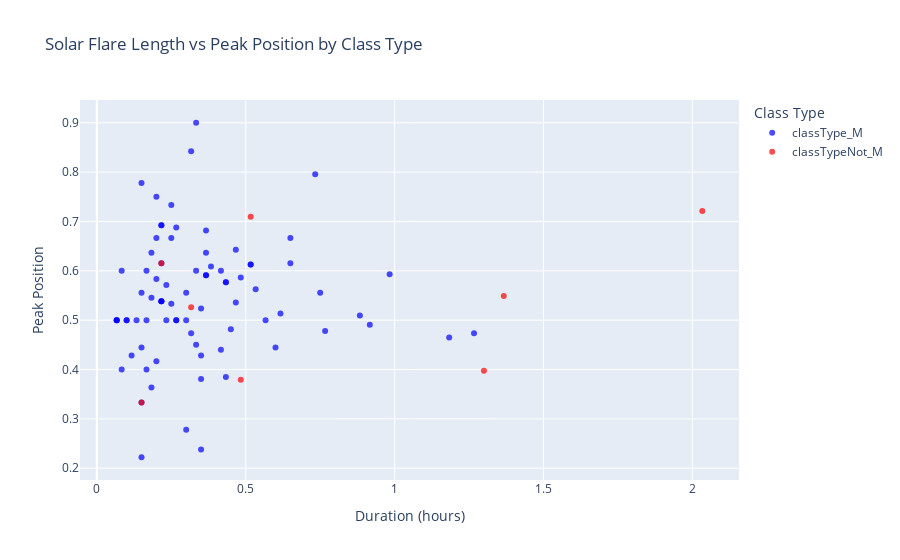

Notebook code cell kept with this figure:
### Code cell
# melting the dataframe from wide rows to long columns
df_sorted = df.melt(id_vars=['flrID', 'peakPosition', 'length'], value_vars=['classType_M', 'classTypeNot_M'], var_name='ClassType', value_name='Presence')

# filter the dataframe to only include rows where the class type is present
df_sorted = df_sorted[df_sorted['Presence'] == 1]

# convert length to hours so it can be represented as a floating-point
df_sorted['length_hours'] = df_sorted['length'].dt.total_seconds() / 3600

# assign colors based on class type to be called later in figure
color_map = {'classType_M': 'blue', 'classTypeNot_M': 'red'}

# create the scatter plot
fig = px.scatter(
    df_sorted,
    x='length_hours',
    y='peakPosition',
    color='ClassType',
    hover_name='flrID',
    title='Solar Flare Length vs Peak Position by Class Type',
    labels={
        'length_hours': 'Duration (hours)',
        'peakPosition': 'Peak Position',
        'ClassType': 'Class Type'
    },
    color_discrete_map=color_map,
    opacity=0.7
)

fig.show()

### Figure 1 — Plotly figure (JSON) as saved in the notebook; plotly's stock layout.template omitted (floating-point values rounded to 4 significant figures)
{"data": [{"hovertemplate": "<b>%{hovertext}</b><br><br>Class Type=classType_M<br>Duration (hours)=%{x}<br>Peak Position=%{y}<extra></extra>", "hovertext": ["2024-09-22T21:12:00-FLR-001", "2024-09-23T14:23:00-FLR-001", "2024-09-25T22:57:00-FLR-001", "2024-09-26T22:58:00-FLR-001", "2024-09-29T12:49:00-FLR-001", "2024-09-29T14:09:00-FLR-001", "2024-09-29T14:31:00-FLR-001", "2024-09-30T23:37:00-FLR-001", "2024-10-01T14:41:00-FLR-001", "2024-10-01T18:52:00-FLR-001", "2024-10-02T01:43:00-FLR-001", "2024-10-02T02:31:00-FLR-001", "2024-10-02T05:30:00-FLR-001", "2024-10-02T06:19:00-FLR-001", "2024-10-02T13:22:00-FLR-001", "2024-10-02T19:58:00-FLR-001", "2024-10-02T20:27:00-FLR-001", "2024-10-03T02:23:00-FLR-001", "2024-10-03T03:22:00-FLR-001", "2024-10-03T08:10:00-FLR-001", "2024-10-03T08:30:00-FLR-001", "2024-10-03T09:19:00-FLR-001", "2024-10-03T12:00:00-FLR-001", "2024-10-03T17:18:00-FLR-001", "2024-10-03T19:18:00-FLR-001", "2024-10-03T20:09:00-FLR-001", "2024-10-03T21:39:00-FLR-001", "2024-10-03T23:26:00-FLR-001", "2024-10-04T00:09:00-FLR-001", "2024-10-04T04:36:00-FLR-001", "2024-10-04T05:30:00-FLR-001", "2024-10-04T10:58:00-FLR-001", "2024-10-04T20:55:00-FLR-001", "2024-10-04T22:04:00-FLR-001", "2024-10-05T00:07:00-FLR-001", "2024-10-05T08:18:00-FLR-001", "2024-10-05T08:37:00-FLR-001", "2024-10-05T20:33:00-FLR-001", "2024-10-05T23:10:00-FLR-001", "2024-10-06T00:09:00-FLR-001", "2024-10-06T01:30:00-FLR-001", "2024-10-06T15:14:00-FLR-001", "2024-10-06T16:41:00-FLR-001", "2024-10-06T18:52:00-FLR-001", "2024-10-06T20:52:00-FLR-001", "2024-10-07T18:03:00-FLR-001", "2024-10-08T01:01:00-FLR-001", "2024-10-08T08:43:00-FLR-001", "2024-10-09T05:41:00-FLR-001", "2024-10-09T22:59:00-FLR-001", "2024-10-10T11:47:00-FLR-001", "2024-10-10T12:10:00-FLR-001", "2024-10-10T12:22:00-FLR-001", "2024-10-10T16:51:00-FLR-001", "2024-10-10T21:54:00-FLR-001", "2024-10-11T15:48:00-FLR-001", "2024-10-11T16:07:00-FLR-001", "2024-10-11T22:50:00-FLR-001", "2024-10-14T00:04:00-FLR-001", "2024-10-14T13:22:00-FLR-001", "2024-10-15T02:02:00-FLR-001", "2024-10-15T02:23:00-FLR-001", "2024-10-15T10:00:00-FLR-001", "2024-10-15T18:00:00-FLR-001", "2024-10-15T18:28:00-FLR-001", "2024-10-16T03:12:00-FLR-001", "2024-10-16T03:21:00-FLR-001", "2024-10-16T03:28:00-FLR-001", "2024-10-16T03:38:00-FLR-001", "2024-10-16T04:57:00-FLR-001", "2024-10-16T13:12:00-FLR-001", "2024-10-16T14:29:00-FLR-001", "2024-10-16T14:51:00-FLR-001", "2024-10-17T02:12:00-FLR-001", "2024-10-17T04:53:00-FLR-001", "2024-10-18T17:28:00-FLR-001", "2024-10-18T19:27:00-FLR-001", "2024-10-18T23:13:00-FLR-001", "2024-10-19T06:48:00-FLR-001", "2024-10-19T14:27:00-FLR-001"], "legendgroup": "classType_M", "marker": {"color": "blue", "opacity": 0.7, "symbol": "circle"}, "mode": "markers", "name": "classType_M", "orientation": "v", "showlegend": true, "type": "scatter", "x": [0.8833, 1.183, 0.4333, 0.3667, 0.15, 0.3667, 0.25, 0.7667, 0.25, 0.75, 0.2167, 0.2, 0.2667, 0.15, 0.6, 0.4833, 0.65, 0.4167, 0.6167, 0.3333, 0.1833, 0.06667, 0.08333, 0.15, 0.1, 0.5167, 0.15, 0.06667, 0.2667, 0.5167, 0.1833, 0.3, 0.3, 0.2333, 0.2, 0.3167, 0.2167, 0.2167, 0.3, 0.3333, 0.5667, 0.1833, 0.1667, 0.2, 0.9167, 0.9833, 0.06667, 0.2333, 0.35, 0.3667, 0.3833, 0.2, 0.1, 0.35, 1.267, 0.3167, 0.65, 0.7333, 0.45, 0.4667, 0.35, 0.1333, 0.1667, 0.4667, 0.1667, 0.15, 0.08333, 0.1167, 0.35, 0.5333, 0.4333, 0.3667, 0.2167, 0.4333, 0.3333, 0.2167, 0.2667, 0.4167, 0.25, 0.2167], "xaxis": "x", "y": [0.5094, 0.4648, 0.5769, 0.6364, 0.4444, 0.6818, 0.6667, 0.4783, 0.7333, 0.5556, 0.6923, 0.6667, 0.5, 0.5556, 0.4444, 0.5862, 0.6154, 0.44, 0.5135, 0.9, 0.5455, 0.5, 0.6, 0.3333, 0.5, 0.6129, 0.2222, 0.5, 0.5, 0.6129, 0.3636, 0.2778, 0.5, 0.5, 0.4167, 0.4737, 0.5385, 0.5385, 0.5556, 0.45, 0.5, 0.6364, 0.4, 0.5833, 0.4909, 0.5932, 0.5, 0.5714, 0.2381, 0.5909, 0.6087, 0.75, 0.5, 0.4286, 0.4737, 0.8421, 0.6667, 0.7955, 0.4815, 0.5357, 0.5238, 0.5, 0.6, 0.6429, 0.5, 0.7778, 0.4, 0.4286, 0.381, 0.5625, 0.5769, 0.5909, 0.6923, 0.3846, 0.6, 0.6154, 0.6875, 0.6, 0.5333, 0.5385], "yaxis": "y"}, {"hovertemplate": "<b>%{hovertext}</b><br><br>Class Type=classTypeNot_M<br>Duration (hours)=%{x}<br>Peak Position=%{y}<extra></extra>", "hovertext": ["2024-09-26T19:41:00-FLR-001", "2024-09-29T05:26:00-FLR-001", "2024-10-01T21:58:00-FLR-001", "2024-10-03T12:08:00-FLR-001", "2024-10-07T19:02:00-FLR-001", "2024-10-07T19:31:00-FLR-001", "2024-10-09T01:25:00-FLR-001", "2024-10-09T15:44:00-FLR-001"], "legendgroup": "classTypeNot_M", "marker": {"color": "red", "opacity": 0.7, "symbol": "circle"}, "mode": "markers", "name": "classTypeNot_M", "orientation": "v", "showlegend": true, "type": "scatter", "x": [0.2167, 1.367, 0.5167, 0.3167, 0.4833, 2.033, 1.3, 0.15], "xaxis": "x", "y": [0.6154, 0.5488, 0.7097, 0.5263, 0.3793, 0.7213, 0.3974, 0.3333], "yaxis": "y"}], "layout": {"autosize": true, "legend": {"title": {"text": "Class Type"}, "tracegroupgap": 0}, "title": {"text": "Solar Flare Length vs Peak Position by Class Type"}, "xaxis": {"anchor": "y", "autorange": true, "domain": [0, 1], "range": [-0.06284, 2.163], "title": {"text": "Duration (hours)"}, "type": "linear"}, "yaxis": {"anchor": "x", "autorange": true, "domain": [0, 1], "range": [0.1663, 0.9559], "title": {"text": "Peak Position"}, "type": "linear"}}}
